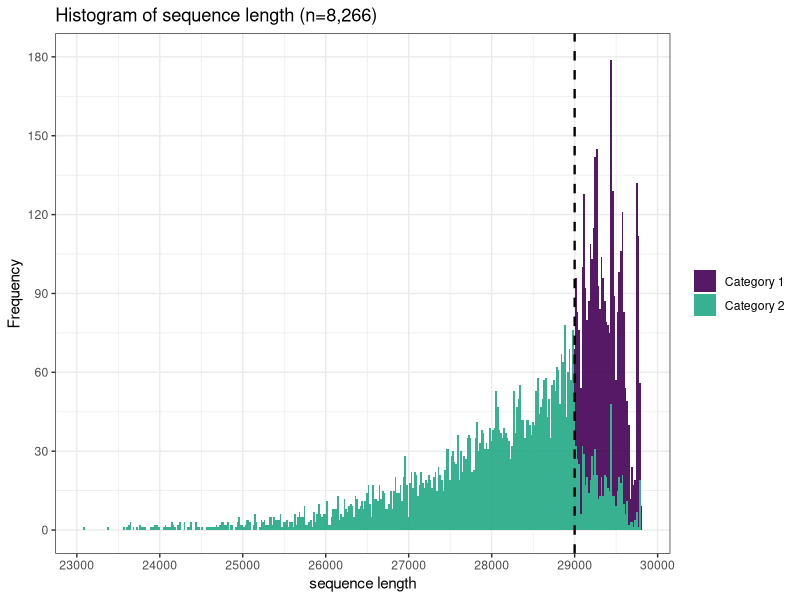

Reproduce this figure in R.
#8,266 SARS-CoV-2 Genomic Assemblies from Asymptomatic Carriers in Japan#
####figure4.R####
#!/usr/bin/env R
library(tidyverse) #version 2.0.0
library(viridis) #version 0.6.5

#working directory
if (!interactive()) {
  setwd(dirname(normalizePath(sys.frame(1)$ofile)))
} else if (requireNamespace("rstudioapi", quietly = TRUE) && rstudioapi::isAvailable()) {
  script_path <- rstudioapi::getSourceEditorContext()$path
  if (nzchar(script_path)) {
    setwd(dirname(script_path))
  }
}

seq_len <- read_csv("./data/fig4_data.csv")
p <- ggplot(data = seq_len, aes(x = seq_length, fill = category)) +
  geom_histogram(bins = 350, position = "stack", alpha = 0.9) +
  labs(x = "sequence length", y = "Frequency", title = "Histogram of sequence length (n=8,266)") +
  scale_x_continuous(breaks = seq(20000, 30000, by = 1000)) + 
  scale_y_continuous(breaks = seq(0, 180, by = 30), limits = c(0, 180)) +
  scale_fill_manual(breaks = c("Category 1", "Category 2"),
                    values = c(viridis(6)[1], viridis(6)[4])) +
  geom_vline(xintercept = 29000, linetype = "dashed", color = "black", linewidth = 0.8) +
  theme(axis.text = element_text(size = 20), axis.title = element_text(size=20)) +
  guides(fill = guide_legend(title = NULL)) +
  theme_bw()

ggsave("./output/fig4.pdf", p, width = 10, height = 5, dpi=300)
